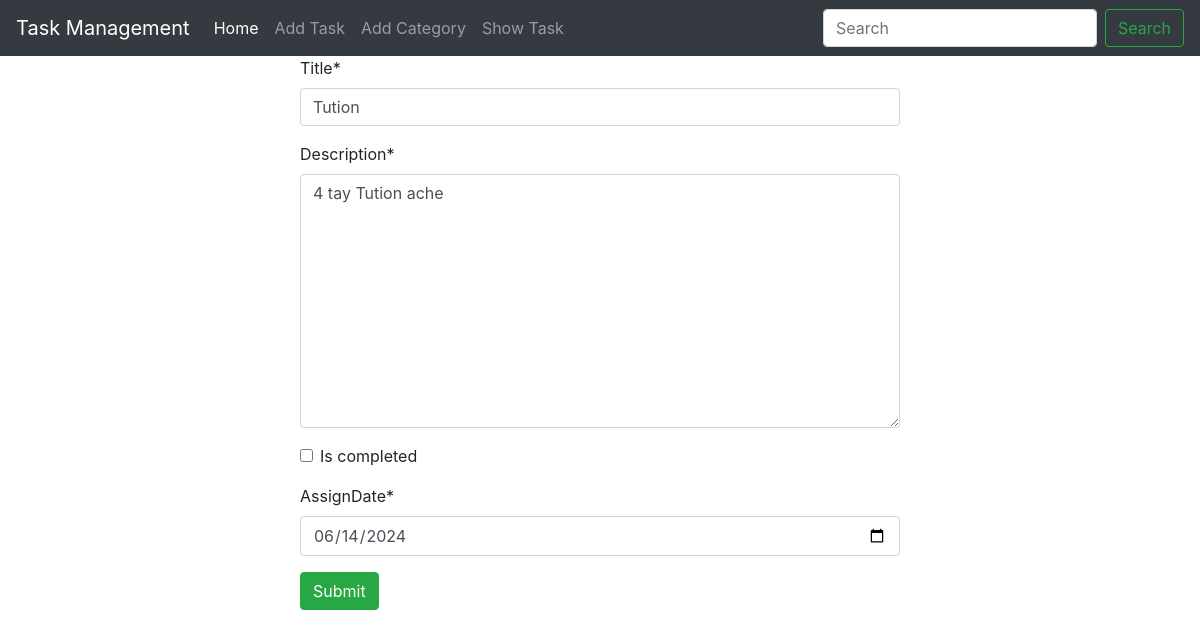
Page /editTask/4 on the committed database.
### task/models.py (models this page shows, shortened)
class Task(models.Model):
    title = models.CharField(max_length=100)
    description = models.TextField()
    is_completed = models.BooleanField(default=False)
    assignDate = models.DateField()

### TaskManagemnetSystem/views.py (the view)
# urls.py: path('editTask/<int:id>', editTask, name="editTask"),
def editTask(request, id):
    task = Task.objects.get(pk=id)
    form = TaskForm(instance=task)
    if request.method == "POST":
        form = TaskForm(request.POST, instance=task)
        if form.is_valid():
            form.save()
            return redirect('showTask')
    return render(request, 'addTask.html',{'form': form})

### task/forms.py
class TaskForm(forms.ModelForm):
    class Meta:
        model = Task
        fields = '__all__'
        widgets = {
            'assignDate': forms.DateInput(attrs={'type':'date'}),
        }

### task/templates/addTask.html (shortened to what this page needs)
{% extends 'base.html' %}
{% load crispy_forms_tags %}
{% block content  %}
<form action="", method="post" style="width: 50%; margin:auto">
    {{ form | crispy }}
    <input type="submit" value="Submit" class="btn btn-success">
</form>
{% endblock %}

### rows in the picture
Task: title "Tution", description "4 tay Tution ache", assignDate "06/14/2024"
